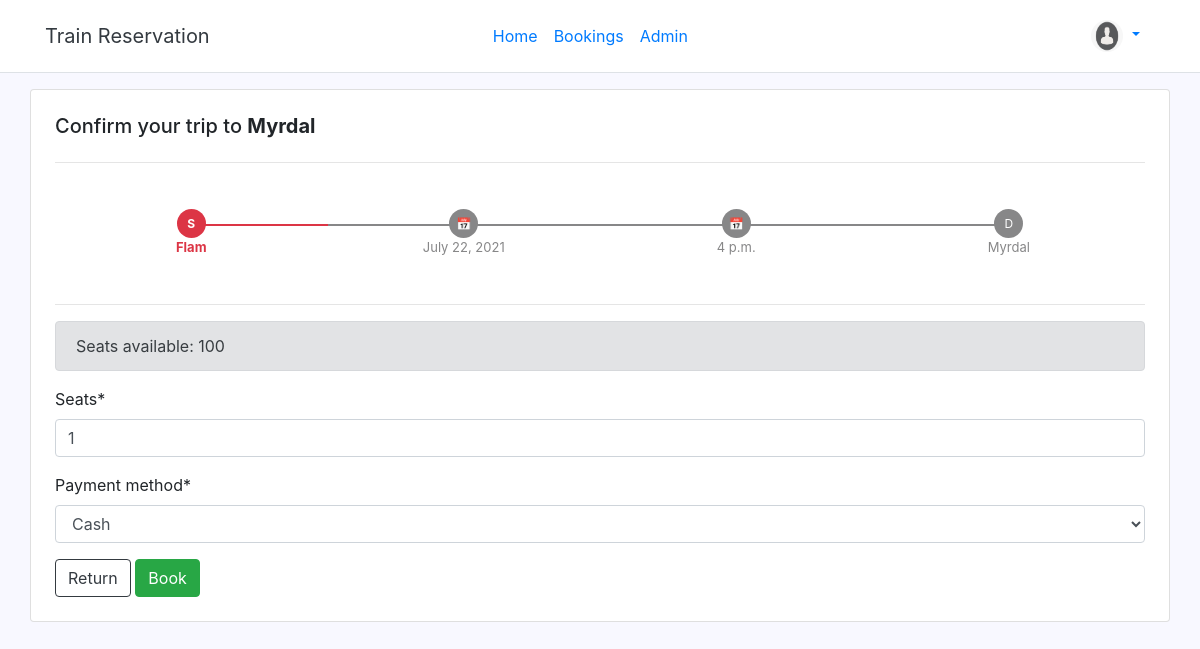
The page /book/4 (signed in) on the database its author committed.
### trips/models.py (models this page shows, shortened)
class Trip(models.Model):
    Trip_name = models.CharField(max_length=20)
    trip_id = models.AutoField(primary_key=True)
    train_id = models.ForeignKey(Train, on_delete=models.CASCADE)
    source = models.CharField(max_length=30)
    destination = models.CharField(max_length=30)
    available_seats = models.PositiveIntegerField(default=0)
    dept_date = models.DateField()
    dept_time = models.TimeField()

### trips/views.py (the view, shortened to what this page needs)
# urls.py: path('book/<int:id>', views.book, name='trainres-book'),
@login_required
def book(request, id):
    tripToBook = Trip.objects.get(trip_id=id)
    payment = request.POST.get('payment_method')
    context = {
        'trip' : tripToBook,
    }
    context['form'] = BookingForm()
    return render(request, 'trips/book.html', context)

### trips/forms.py
class BookingForm(ModelForm):
    class Meta:
        model = Booking
        fields = ['seats' , 'payment_method']

### trips/templates/trips/book.html (shortened to what this page needs)
{% extends "trips/base.html" %}
{% load crispy_forms_tags %}
{% block content %}
<div class="container card p-4 mt-3">
<h5>Confirm your trip to <strong> {{ trip.destination }} </strong></h5>
<hr>
<ul class="bs4-order-tracking">
    <li class="step active">
        <div>S</div> {{ trip.source }}
    </li>
    <li class="step">
        <div>📅</div> {{ trip.dept_date }}
    </li>
    <li class="step">
        <div>📅</div> {{ trip.dept_time }}
    </li>
    <li class="step ">
        <div>D</div> {{ trip.destination }}
    </li>
</ul>
<hr>
<div class="alert alert-secondary" role="alert">
    Seats available: {{ trip.available_seats }}
</div>
<form method="POST">
    {{ form|crispy }}
    <a href="{% url 'trainres-home' %}" class="btn btn-outline-dark">Return</a>
    <input type="submit" class="btn btn-success" value="Book" />
</form>
</div>
{% endblock content %}

### trips/templates/trips/base.html (style rules this page uses)
body { background-color: ghostwhite; }

### trips/templates/trips/book.html (style rules this page uses)
.bs4-order-tracking { margin-bottom: 30px; overflow: hidden; color: #878788; padding-left: 0px; margin-top: 30px }
.bs4-order-tracking li { list-style-type: none; font-size: 13px; width: 25%; float: left; position: relative; font-weight: 400; color: #878788; text-align: center }
.bs4-order-tracking li:first-child:before { margin-left: 15px !important; padding-left: 11px !important; text-align: left !important }
.bs4-order-tracking li:last-child:before { margin-right: 5px !important; padding-right: 11px !important; text-align: right !important }
.bs4-order-tracking li>div { color: #fff; width: 29px; text-align: center; line-height: 29px; display: block; font-size: 12px; background: #878788; border-radius: 50%; margin: auto }
.bs4-order-tracking li:after { content: ''; width: 150%; height: 2px; background: #878788; position: absolute; left: 0%; right: 0%; top: 15px; z-index: -1 }
.bs4-order-tracking li:first-child:after { left: 50% }
.bs4-order-tracking li:last-child:after { left: 0% !important; width: 0% !important }
.bs4-order-tracking li.active { font-weight: bold; color: #dc3545 }
.bs4-order-tracking li.active>div { background: #dc3545 }
.bs4-order-tracking li.active:after { background: #dc3545 }
.card { z-index: 0; }

### rows shown on the page
Trip: destination "Myrdal", source "Flam", dept_date "July 22, 2021", dept_time "4 p.m.", available_seats "100"
